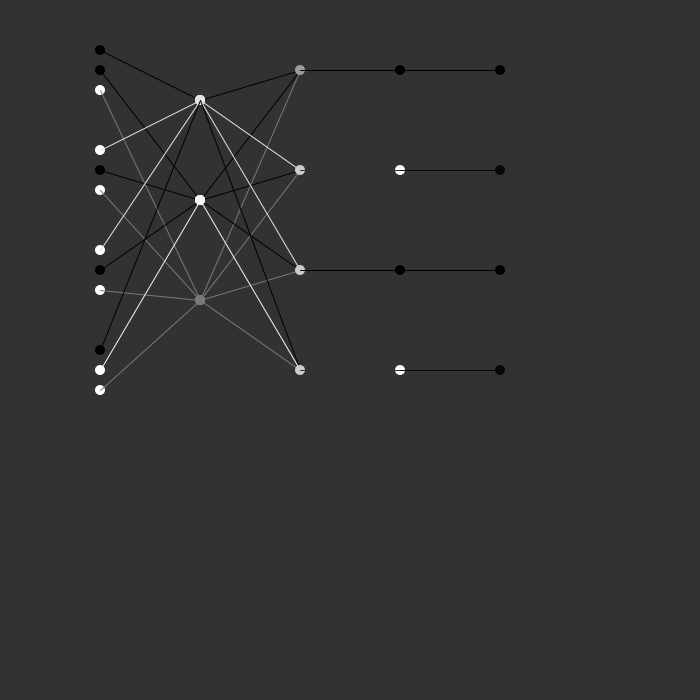
Frame 1 (no input)
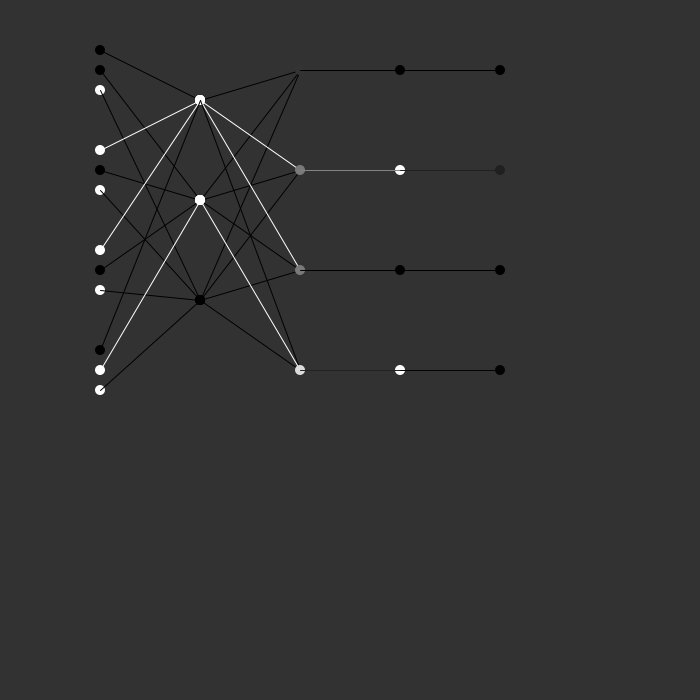
Frame 60 (the mouse pressed at the canvas centre just before this capture)
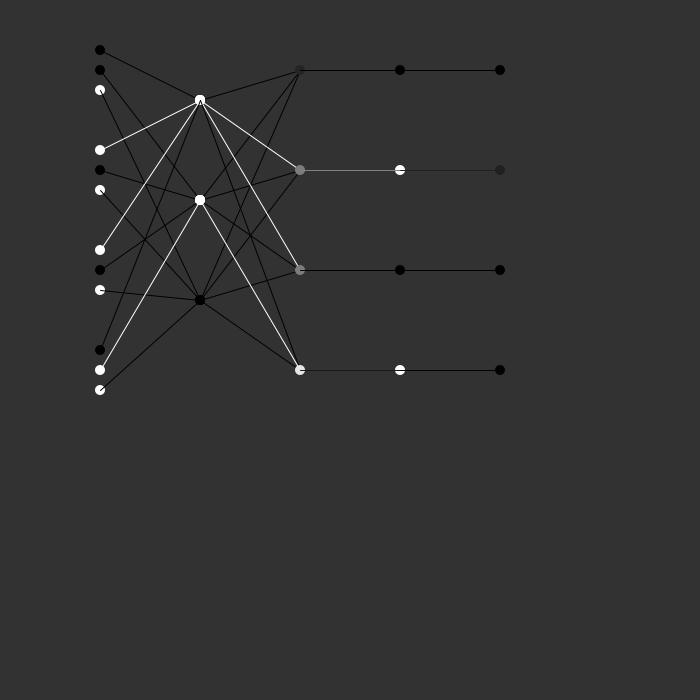
Frame 120 (the mouse held since frame 60 and released just before this capture)

The Processing sketch that drew these frames (run headless with seeded random() and noise(); from frame 60 on, the mouse is pressed at the canvas centre):

// Processing sketch: Single_layer
// ── Single_layer.pde
int[][] input = {{0,0,1},{1,0,1},{1,0,1},{0,1,1}};
int[] object = {0,1,0,1};
float[] weight = new float[3];

void setup(){
  size(700,700);
  for(int i=0;i<3;i++){
    weight[i]=(float)Math.random();
  }
}

float[] output = {0,0,0,0};
float[] adj = {0,0,0,0};

void draw(){
  clear();
  background(50);
  for(int i=0;i<4;i++){
    for (int j=0;j<3;j++){
      float x = input[i][j] * weight[j];
      output[i]+= x;
      noStroke();
      fill(255*input[i][j]);
      ellipse(100,50+(100*i)+(20*j),10,10);
      fill(255*weight[j]);
      ellipse(200,100+(100*j),10,10);
      stroke(255*x);
      line(100,50+(100*i)+(20*j),200,100+(100*j));
      line(200,100+(100*j),300,70+(100*i));
    }
    output[i] = (float)(1/(1+Math.exp(-(output[i]))));
    noStroke();
    fill(255*output[i]);
    ellipse(300,70+(100*i),10,10);
  }
  for(int i=0;i<4;i++){
    float x = object[i] - output[i];
    float y = output[i] * (1 - output[i]);
    adj[i] = x * y;
    noStroke();
    fill(255*object[i]);
    ellipse(400,70+(100*i),10,10);
    fill(255*adj[i]);
    ellipse(500,70+(100*i),10,10);
    stroke(255*x);
    line(300,70+(100*i),400,70+(100*i));
    stroke(255*x*y);
    line(400,70+(100*i),500,70+(100*i));
  }
  
  for(int i=0;i<3;i++){
    for (int j=0;j<4;j++){
      weight[i] += input[j][i] * adj[j];
    }
  }
  
  delay(100);
}




// (To-O)*(O*(1-O))
